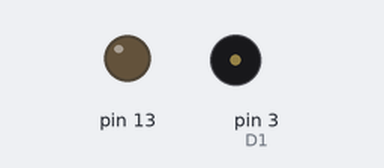
The sketch below on a simulated Arduino Nano, built with avr-gcc and run on an emulated ATmega328P. Shown: output pins drawn as LEDs (lit = HIGH), buzzer (waves = sounding).

Above: at 0.1 s.
At 39.1 s:
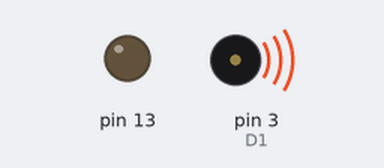
Timing chart, 0 to 40.0 s (numbered marks = the images above):
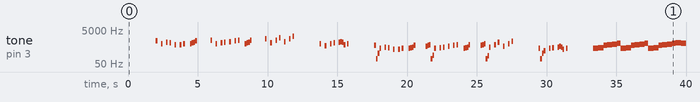

Measured:
- by itself, tone on pin 3 (D1): plays 1175 Hz for 0.12 s, 784 Hz for 0.12 s, 932 Hz for 0.12 s, 880 Hz for 0.12 s, 698 Hz for 0.12 s, 698 Hz for 0.12 s … (108 notes in this stretch)

The sketch:

sketch_jan29a.ino
```cpp
#include "pitches.h"

int pauseBetweenNotes = 4;
int notelength = 120;

const int pitches[] = { 31, 33, 35, 37, 39, 41, 44, 46, 49, 52, 55, 58, 62, 65, 69, 73, 78, 82, 87, 93, 98,
104, 110, 117, 123, 131, 139, 147, 156, 165, 175, 185, 196, 208, 220, 233, 247, 262, 277, 294, 311, 330, 349,
370, 392, 415, 440, 466, 494, 523, 554, 587, 622, 659, 698, 740, 784, 831, 880, 932, 988, 1047, 1109, 1175,
1245, 1319, 1397, 1480, 1568, 1661, 1760, 1865, 1976, 2093, 2217, 2349, 2489, 2637, 2794, 2960, 3136, 3322,
3520, 3729, 3951, 4186, 4435, 4699, 4678 };

int pauses[] = { notelength, notelength*2, notelength*3, notelength*4 };

const PROGMEM byte melody1[] = { D6, p2, G5, p2, AS5, p, A5, p2, F5, p2, F5, p, G5, p3,
G5, A5, AS5, D6, p4, p4, DS6, p2, G5, p2, A5, p, AS5, p2, C6, p2, D6, p,
DS6, p3, G5, A5, AS5, DS6, p4, p4, FS6, p2, A5, p2, DS6, p, A6, p2, C6, p2, FS6, p, C7,
p3, p4, p4, p4, G5, p2, D5, p2, G5, p, A5, p2, AS5, C6, AS5, F5, p, G5, p3, p4, p4, p4,

DS5, GS2, GS3, GS4, p2, B4, p, AS4, p2, FS4, p2, FS4, p,
GS4, p3, GS4, AS4, B4, DS5, p4, p2, CS5, DS5, E5, GS2, E3, GS4, p2, AS4, p, B4, p2,
CS5, p2, DS5, p, E5, p3, GS4, AS4, B4, E5, p4, p2, DS5, E5, G5, GS2, DS3, B4, p2,
E5, p, AS5, p2, CS5, p2, G5, p, CS6, p3, p4, p4, p4, GS4, GS2, GS3, DS4, p2, GS4, p, AS4,
p2, B4, CS5, B4, FS4, p, GS4, p3, p4, p4, p4
};

const byte melody3[] = { GS4, A4, DS5, E5, FS5, GS5, GS4, A4, DS5, E5, FS5, GS5,
GS4, A4, DS5, E5, FS5, GS5, A5, GS5, FS5, E5, DS5, A4, GS4, A4, DS5, E5, FS5,
GS5, DS4, E4, FS4, A4, DS5, E5, FS5, GS5, CS4, DS4, E4, A4, DS5, E5, FS5, GS5, FS5, p,
DS5, CS5, DS5, p4 };

byte melody31[] = { CS6, D6, GS5, A4, B3, CS4,
CS6, D6, GS5, A4, B3, CS4,
CS6, D6, GS5, A4, B3, CS4, D4, CS4, B4, A5, GS5, D6,
CS6, D6, GS5, A4, B3, CS4,
GS5, A5, B5, D6, GS5, A4, B3, CS4,
FS5, GS5, A5, D6, GS5, A4, B3, CS4, B4, CS5, B4, CS5, p4
};

byte melody32[] = { FS6, G6, CS6, D5, E4, FS4, FS6, G6, CS6, D5, E4, FS4, FS6, G6,
CS6, D5, E4, FS4, G4, FS4, E5, D6, CS6, G6, FS6, G6, CS6, D5, E4, FS4,
CS6, D6, E6, G6, CS6, D5, E4, FS4, B5, CS6, D6, G6, CS6, D5, E4, FS4,
G4, FS4, E5, D6, CS6, FS6
};

const PROGMEM byte durations3[] = { 3, 3, 2, 3, 3, 2, 3, 3, 2, 3, 3, 2, 3, 3, 2, 3, 3, 2, 3, 3, 2, 3, 3, 2, 3, 3, 2, 3, 3, 2,
1, 1, 1, 3, 2, 3, 3, 2, 1, 1, 1, 3, 2, 3, 3, 2, 5, 0, 1, 1, 4, 0 };

const PROGMEM byte durations31[] = { 3, 3, 2, 3, 3, 2,
3, 3, 2, 3, 3, 2,
3, 3, 2, 3, 3, 2, 3, 3, 2, 3, 3, 2,
3, 3, 2, 3, 3, 2,
1, 1, 1, 3, 2, 3, 3, 2,
1, 1, 1, 3, 2, 3, 3, 2, 6, 1, 1, 4, 0
};

const PROGMEM byte durations32[] = { 3, 3, 2, 3, 3, 2,
3, 3, 2, 3, 3, 2,
3, 3, 2, 3, 3, 2, 3, 3, 2, 3, 3, 2,
3, 3, 2, 3, 3, 2,
1, 1, 1, 3, 2, 3, 3, 2,
1, 1, 1, 3, 2, 3, 3, 2, 3, 3, 2, 3, 3, 2
};

const PROGMEM byte melody4[] = { GS4, CS2, CS3, CS4, CS2, CS3, E4, CS3, DS4, CS2, CS3, B3, CS2, CS3, B3, CS3,
CS4, CS2, CS3, p, CS4, DS4, E4, GS4, p, CS3, CS2, CS3, CS2, CS3, FS4, GS4,
A4, CS2, A2, CS4, CS2, A2, DS4, A2, E4, CS2, A2, FS4, CS2, A2, GS4, A2,
A4, CS2, A2, CS2, CS4, DS4, E4, A4, p, A2, CS2, A2, CS2, A2, GS4, A4,
C5, CS2, GS2, E4, CS2, GS2, A4, GS2, DS5, CS2, GS2, FS4, CS2, GS2, C5, GS2,
FS5, p, CS2, GS2, CS2, GS2, p, GS2, p, CS2, GS2, p, CS2, GS2, p, GS2,
CS4, CS2, CS3, GS3, CS2, CS3, CS4, CS3, DS4, CS2, CS3, E4, FS4, E4, B3, CS3,
CS4, CS2, CS3, p, CS2, CS3, p, CS3, p, CS2, CS3, p, CS2, CS3, p, CS3 };

const PROGMEM byte melody5[] = { DS5, CS2, CS3, GS4, CS2, CS3, CS4, CS2, DS4, CS2, CS3, GS4, CS2, CS3, CS5, CS2,
GS4, CS2, CS3, CS2, CS4, DS4, E4, GS4, CS2, CS3, CS2, FS5, CS2, CS3, GS5, CS2,
A5, CS2, A2, CS5, CS2, A2, DS5, CS2, E5, CS2, A2, FS5, CS2, A2, GS5, CS2,
A5, CS2, A2, CS2, FS4, GS4, A4, CS5, CS2, A2, CS2, FS5, CS2, A2, GS5, A2,
C6, CS2, GS2, GS4, CS2, GS2, C5, GS2, FS5, CS2, GS2, A4, CS2, GS2, DS5, GS2,
A5, CS2, GS2, p, CS2, GS2, p, GS2, p, CS2, GS2, p, CS2, GS2, p, GS2,
CS6, CS2, CS3, CS5, CS2, CS3, GS5, CS3, DS6, CS2, CS3, E5, CS2, CS3, GS5, CS3,
E6, CS2, CS3, p, CS2, CS3, p, CS3, p, CS2, CS3, p, CS2, CS3, p, CS3
};

const PROGMEM byte melody6[] = {
DS6, GS2, GS3, E6, GS2, GS3, AS5, GS3, B4, GS2, GS3, CS4, GS2, GS3, DS4, p,
DS7, p2, E7, p2, AS6, p, B5, p2, CS5, p2, DS5, p,
DS6, GS2, E3, E6, GS2, GS3, AS5, B3, B4, GS2, E3, CS4, GS2, E3, DS4, p,
E5, p2, DS5, p2, CS6, p, B6, p2, AS6, p2, E7, p,
DS6, GS2, DS3, E6, GS2, G3, AS5, AS3, B4, GS2, DS3, CS4, GS2, DS3, DS4, p,
AS6, B6, CS7, E7, p2, AS6, p, B5, p2, CS5, p2, DS5, p,
GS5, AS5, B5, E6, GS2, GS3, AS5, GS3, B4, GS2, GS3, CS4, GS2, GS3, DS4, p,
B4, p2, AS4, p2, CS6, p, B6, p2, AS6, p2, E7, p,

GS4, GS1, GS3, A4, GS2, GS3, DS5, C4, E5, GS2, DS4, FS5, GS2, FS4, GS5, GS3,
GS4, FS1, A3, FS2, FS4, GS4, A4, E5, A3, FS2, CS4, E4, FS2, A3, CS4, A3,
FS4, B1, A3, A4, B2, B3, DS5, DS4, E5, B2, FS4, FS5, B2, A4, GS5, B3,
E5, GS1, E3, GS2, GS4, A4, B4, FS5, E3, GS2, GS3, B3, GS2, E3, GS3, E3,
GS4, CS2, A3, A4, CS3, A3, DS5, CS4, E5, CS3, E4, FS5, CS3, CS5, GS5, A3,
GS4, FS1, A3, FS2, FS4, GS4, A4, E5, A3, FS2, CS4, E4, FS2, A3, CS4, A3,
FS4, B1, A3, A4, B2, B3, DS5, DS4, E5, B2, FS4, FS5, B2, A4, GS5, B3,
A5, E2, E4, E3, GS4, A4, B4, A5, E4, E3, GS4, B4, E3, E4, GS4, E4
};

const byte melody7[] {
GS6, A6, DS6, E5, FS4, GS4, A3, CS5, DS5, E5, A5, FS6, GS6, A6, DS5, E5, FS5,
A5, GS5, DS4, GS4, B4, DS5, E5, GS6, A6, DS6, E5, FS4, GS4,
A3, FS4, GS4, A4, A5, FS6, GS6, A6, DS5, E5, FS5, A5, GS5, C5, CS5, DS5, A5, GS5,
p4, p4, p4, p4
};

const PROGMEM byte durations7[] {
3, 3, 2, 3, 3, 2,  4, 1, 1, 1, 9,
3, 3, 2, 3, 3, 2,  2, 2, 1, 1, 1, 4, 5,
3, 3, 2, 3, 3, 2,  4, 1, 1, 1, 9,
3, 3, 2, 3, 3, 2,  2, 2, 1, 1, 1, 4, 5, 0, 0, 0, 0
};

const PROGMEM byte melody8[] {
GS3, DS4, GS4, DS5, DS5, DS4, GS4, DS5,
DS5, DS4, GS4, DS5, DS5, DS4, GS4, DS5,
E5, DS4, GS4, E5, E5, DS4, GS4, E5,
E5, CS4, GS4, E5, E5, CS4, GS4, E5,
GS3, CS4, GS4, AS4, GS3, CS4, GS4, AS4,
GS3, CS4, GS4, CS5, GS3, CS4, GS4, CS5,
GS3, DS4, GS4, DS5, GS3, DS4, GS4, DS5,
GS3, DS4, GS4, DS5, GS3, DS4, GS4, DS5
};

const PROGMEM byte melody9[] {
F6, p2, AS5, p2, DS5, p, F5, p2, AS5, p2, DS6, p,
AS5, p3, DS5, F5, FS5, AS5, p3, GS6, p2, AS6, p,
B6, p2, DS6, p2, F6, p, FS6, p2, GS6, p2, AS6, p,
B6, p3, GS5, AS5, B5, DS6, p3, GS5, p2, AS5, p,
D6, p2, B4, p2, D5, p, GS5, p2, B4, p2, F5, p,
B5, p3, B5, p3, B5, p3, B5, p3,
DS6, p2, DS5, p2, AS5, p, F6, p2, FS5, p2, AS5, p,
FS6, p3, FS6, p3, FS6, p3, FS6, p3,

AS2, GS3, AS3, D4, F4, p, F5, FS5, GS5, p2, AS5, p2, B5, p,
B5, GS3, B3, DS4, FS4, p, DS5, F5, FS5, p2, AS5, p2, B5, p,
B5, B3, CS4, F4, GS4, p, F5, FS5, GS5, p2, AS5, p2, B5, p,
B5, CS4, F4, AS5, AS4, FS5, p2, GS5, p2, AS5, p2, F5, p,
FS5, DS4, FS4, AS4, B4, p, DS5, F5, FS5, p2, AS5, p2, B5, p,
B5, GS3, B3, DS4, FS4, p, DS5, F5, FS5, p2, AS5, p2, F6, p,
F6, CS4, F4, GS4, B4, p, F5, FS5, GS5, p2, AS6, p2, B6, p,
B6, FS3, AS3, AS6, p, FS4, GS6, p, GS6, p2, FS6, p2, F6, p,

GS6, AS3, D4, F4, GS3, AS3, D4, F4, GS3, AS3, D4, F4, GS3, AS3, D4, F4,
GS2, B3, DS4, FS4, GS3, B3, DS4, FS4, GS3, B3, DS4, FS4, GS3, B3, DS4, FS4,
CS2, CS4, F4, GS4, B3, CS4, F4, GS4, B3, CS4, F4, GS4, B3, CS4, F4, GS4,
AS2, F4, FS4, AS4, CS4, F4, FS4, AS4, CS4, F4, FS4, AS4, CS4, F4, FS4, AS4,
DS2, FS4, AS4, B4, DS4, FS4, AS4, B4, DS4, FS4, AS4, B4, DS4, FS4, AS4, B4,
E2, E4, GS4, B4, B3, E4, GS4, B4, B3, E4, GS4, B4, B3, E4, GS4, B4,
AS2, FS4, GS4, B4, D4, F4, GS4, B4, D4, F4, GS4, B4, D4, F4, GS4, B4,
AS3, D4, GS4, B4, p3, B4, p3, B4, p3, p,

F6, DS3, DS4, AS5, DS3, DS4, DS5, DS3, F5, DS4, DS3, AS5, DS3, DS4, DS6, DS3,
AS5, DS3, DS4, DS3, DS5, F5, FS5, AS5, DS3, DS4, DS3, GS6, DS3, DS4, AS6, DS3,
B6, DS3, B3, DS6, DS3, B3, F6, DS3, FS6, DS3, B3, GS6, DS3, B3, AS6, DS3,
B6, DS3, B3, DS3, GS5, AS5, B5, DS6, DS3, B3, DS3, GS5, DS3, B3, AS5, DS3,

D6, DS3, AS3, AS4, DS3, AS3, D5, AS3, GS5, DS3, AS3, B4, DS3, AS3, F5, AS3,
B5, DS3, AS3, p, DS3, AS3, p, AS3, p, DS3, AS3, p, DS3, AS3, p, AS3,
DS6, DS3, DS4, DS5, DS3, DS4, AS5, DS4, F6, DS3, DS4, FS5, DS3, DS4, AS5, DS4,
FS6, DS3, AS3, p, DS3, AS3, p, AS3, p, DS3, AS3, p, DS3, AS3, p, AS3,

F6, AS2, AS3, FS6, AS2, AS3, C6, AS3, CS5, AS2, AS3, DS4, AS2, AS3, F4, AS3,
F6, AS2, AS3, FS6, AS2, AS3, C6, AS3, CS5, AS2, AS3, DS4, AS2, AS3, F4, AS3,
F6, AS2, FS3, FS6, AS2, AS3, C6, CS4, CS5, AS2, FS3, DS4, AS2, AS3, F4, CS4,
FS4, AS2, FS3, F4, AS2, AS3, DS5, CS4, CS6, AS2, FS3, C6, AS2, AS3, FS6, CS4,
F6, AS2, F3, FS6, AS2, A3, C6, C4, CS5, AS2, F3, DS4, AS2, A3, F4, C4,
C6, CS6, DS6, FS6, AS2, A3, C6, C4, CS5, AS2, F3, DS4, AS2, A3, F4, C4,
AS5, C6, CS6, FS6, AS2, AS3, C6, AS3, CS5, AS2, AS3, DS4, AS2, AS3, F4, AS3,
CS4, AS2, AS3, C4, AS2, AS3, DS5, AS3, CS6, AS2, AS3, C6, AS2, AS3, FS6, AS3,

FS6, AS3, F5, AS2, AS3, FS5, AS2, AS3, GS5, AS2, AS3, AS5, AS2, AS3, B5, AS2,
B5, B3, DS5, GS2, B3, F5, GS2, B3, FS5, GS2, B4, AS5, GS2, B3, B5, GS2,
B5, B3, F5, CS3, B3, FS5, CS3, B3, GS5, CS3, GS3, AS5, CS3, GS3, B5, CS3,
B5, AS2, FS3, AS5, AS2, FS3, FS5, AS2, GS5, AS2, FS3, AS5, AS2, FS3, F5, AS2,
FS5, B3, DS5, DS3, B3, F5, DS3, B3, FS5, DS3, B3, AS5, DS3, B3, B5, DS3,
B5, B3, DS5, GS2, B3, F5, GS2, B3, FS5, GS2, B3, AS5, GS2, B3, F6, GS2,
F6, B3, F5, CS3, B3, FS5, CS3, B3, GS5, CS3, B3, AS5, CS3, B3, B5, CS3,
B5, FS2, FS3, AS5, FS2, FS3, GS5, FS3, GS5, FS2, FS3, FS5, FS2, FS3, F5, FS2,
GS5, AS4, F5, AS3, AS4, FS5, AS3, AS4, GS5, AS3, AS4, AS5, AS3, AS4, B5, AS3,
B5, B4, DS5, GS3, B4, F5, GS3, B4, FS5, GS3, B4, AS5, GS3, B4, B5, GS3,
B5, B4, F5, CS4, B4, FS5, CS4, B4, GS5, CS4, B4, AS5, CS4, B4, B5, CS4,
B5, FS4, AS3, AS5, FS4, AS3, FS5, FS4, GS5, AS3, FS4, AS5, AS3, FS4, F5, AS3,

FS5, B4, DS5, DS4, B4, F5, DS4, B4, FS5, DS4, B4, AS5, DS4, B4, B5, DS4,
B5, E4, E5, E3, E4, FS5, E3, E4, GS5, E3, E4, AS5, E3, E4, D6, E3,
D6, B4, F5, AS3, B4, FS5, AS3, B4, GS5, AS3, B4, AS5, AS3, B4, B5, AS3,
B5, AS3, AS4, AS3, AS4, p, AS5, p, AS5, p3, p4,
p4, p4, p4, p4,

DS5, B2, B3, E5, B2, B3, FS5, B3, B5, B2, B3, CS6, B2, B3, DS6, B3,
AS4, FS3, FS4, FS3, AS4, B4, CS5, FS5, FS4, FS3, FS4, CS6, FS3, FS4, DS6, FS3,
DS5, G3, G4, E5, G3, G4, AS5, G4, B5, G3, G4, CS6, G3, G4, DS6, G4,
B5, GS3, GS4, GS3, B4, CS5, DS5, GS5, GS4, GS3, GS4, CS6, GS3, GS4, DS6, GS4,
E6, E3, E4, DS6, E3, E4, E5, E4, FS5, E3, E4, B5, E3, E4, CS6, E4,
B5, B2, B3, B2, DS5, E5, FS5, B5, B2, B3, B2, DS6, B2, B3, E6, B3,
CS6, FS3, FS4, AS5, FS3, FS4, FS5, FS4, CS5, FS3, FS5, AS5, CS6, DS6, E6, FS4,
DS6, B2, B3, B4, B2, B3, B4, B3, B4, B2, B3, B4, B2, B3, B4, B3
};

const byte melody10[] = {
E5, DS5, E4, FS4, B4, CS5, AS3, AS3, B3, CS4, FS4, AS4, DS5,
DS4, E4, AS4, B4, CS5, DS5, B4, B3, CS4, DS4, GS4, CS5, DS5,
E5, DS5, E4, FS4, B4, CS5, B4, DS4, E4, FS4, B4, DS5, E5,
CS5, AS4, FS4, CS4, FS4, GS4, AS4, B4, CS5, B4, p2, p4, p4
};

const PROGMEM byte durations10[] = {
3, 3, 2, 3, 3, 2,  4, 1, 1, 1, 4, 3, 2,
3, 3, 2, 3, 3, 2,  4, 1, 1, 1, 4, 3, 2,
3, 3, 2, 3, 3, 2,  4, 1, 1, 1, 4, 3, 2,
3, 3, 2, 2, 1, 1, 1, 1, 2,  6, 0, 0, 0
};

const PROGMEM byte melody11[] = {
C5, E4, G4, CS5, p2, G5, p, GS5, p2, AS5, p2, C6, p,
CS5, CS4, F4, GS4, F4, G4, GS4, CS5, p4, p4,
AS4, DS4, G4, C5, p2, CS5, p, G5, p2, GS5, p2, AS5, p,
CS6, G4, C6, C5, G4, C5, DS5, G5, p3, GS5, p4,
CS5, GS4, C5, F5, p2, G5, p, GS5, p2, AS5, p2, C6, p,
CS5, CS4, F4, GS4, F4, G4, GS4, CS5, p4, p4,
AS4, G4, AS4, C5, p2, CS5, p, G5, p2, GS5, p2, AS5, p,
CS6, C4, C6, GS4, DS5, GS5, AS5, CS6, p3, C6, p4,

CS6, C4, DS4, C6, p2, CS5, p, DS5, p2, GS5, p2, AS5, p,
G4, G3, AS3, DS4, G4, GS4, AS4, DS5, p4, p4,
C5, G3, AS3, CS5, p2, G5, p, GS5, p2, AS5, p2, C6, p,
GS5, GS3, C4, F4, GS4, AS4, C5, F5, p4, p4,
CS6, F3, GS3, C6, p2, CS5, p, DS5, p2, GS5, p2, AS5, p,
GS5, C4, DS4, GS4, C5, CS5, DS5, GS5, p3, C6, p2, CS6, p,
AS5, G3, AS3, G5, p2, DS5, p3, DS5, F5, G5, GS5, AS5, p,
GS5, GS3, C4, DS4, GS4
};

void melodyProgression(byte* arr, int size) {
  for (int i=0; i<size; i++) {
    byte thatbyte = pgm_read_byte_near(arr + i);

    if (thatbyte < 100) {
        tone(3, pitches[thatbyte]);
        delay(notelength);
        noTone(3);
        delay(pauseBetweenNotes);
    } else {
      delay(pauses[thatbyte-100] + pauseBetweenNotes);
    }
  }
}

void melodyDurations(byte* arr, byte* durs, int size) {
  for (int i=0; i<size; i++) {
    if (arr[i] < 100) {
        tone(3, pitches[arr[i]]);
        delay(notelength * pgm_read_byte_near(durs + i));
        noTone(3);
        delay(pauseBetweenNotes);
    } else {
      delay(pauses[arr[i]-100] + pauseBetweenNotes);
    }
  }
}

void setup() {
  pinMode(3, OUTPUT);
  pinMode(13, OUTPUT);

  digitalWrite(13, LOW);
  delay(2000);

  melodyProgression(melody1, sizeof(melody1));

  pauseBetweenNotes = 1;
  notelength = 123;

  melodyDurations(melody3, durations3, sizeof(melody3));
  melodyDurations(melody31, durations31, sizeof(melody31));

  pauseBetweenNotes = 4;
  notelength = 120;

  melodyProgression(melody4, sizeof(melody4));
  melodyProgression(melody5, sizeof(melody5));

  pauseBetweenNotes = 1;
  notelength = 123;

  // транспонируем в рантайме
  int s = sizeof(melody31); int a01 = 5; int a02 = 12; int a1 = s-22; int a2 = s-13; int a3 = s-6;
  for (int i=0; i<s; i++) {
    if (melody31[i] >=100) continue; // for pauses
    if ((i > a1 && i < a2) || i > a3 || (i > a01 && i < a02)) {
      melody31[i] += 5;
    } else melody31[i] -= 7;
  }

  melodyDurations(melody31, durations31, sizeof(melody31));
  melodyDurations(melody32, durations32, sizeof(melody32));

  pauseBetweenNotes = 4;
  notelength = 120;

  melodyProgression(melody6, sizeof(melody6));
  melodyDurations(melody7, durations7, sizeof(melody7));
  notelength*=2; notelength += pauseBetweenNotes;
  melodyProgression(melody8, sizeof(melody8));

  notelength -= pauseBetweenNotes; notelength /=2;
  melodyProgression(melody9, sizeof(melody9));
  melodyDurations(melody10, durations10, sizeof(melody10));
  melodyProgression(melody11, sizeof(melody11));
}

void loop() {
}
```

pitches.h
```cpp
#define B0  0
#define C1  1
#define CS1 2
#define D1  3
#define DS1 4
#define E1  5
#define F1  6
#define FS1 7
#define G1  8
#define GS1 9
#define A1  10
#define AS1 11
#define B1  12
#define C2  13
#define CS2 14
#define D2  15
#define DS2 16
#define E2  17
#define F2  18
#define FS2 19
#define G2  20
#define GS2 21
#define A2  22
#define AS2 23
#define B2  24
#define C3  25
#define CS3 26
#define D3  27
#define DS3 28
#define E3  29
#define F3  30
#define FS3 31
#define G3  32
#define GS3 33
#define A3  34
#define AS3 35
#define B3  36
#define C4  37
#define CS4 38
#define D4  39
#define DS4 40
#define E4  41
#define F4  42
#define FS4 43
#define G4  44
#define GS4 45
#define A4  46
#define AS4 47
#define B4  48
#define C5  49
#define CS5 50
#define D5  51
#define DS5 52
#define E5  53
#define F5  54
#define FS5 55
#define G5  56
#define GS5 57
#define A5  58
#define AS5 59
#define B5  60
#define C6  61
#define CS6 62
#define D6  63
#define DS6 64
#define E6  65
#define F6  66
#define FS6 67
#define G6  68
#define GS6 69
#define A6  70
#define AS6 71
#define B6  72
#define C7  73
#define CS7 74
#define D7  75
#define DS7 76
#define E7  77
#define F7  78
#define FS7 79
#define G7  80
#define GS7 81
#define A7  82
#define AS7 83
#define B7  84
#define C8  85
#define CS8 86
#define D8  87
#define DS8 88

// for rests
#define p 100
#define p2 101
#define p3 102
#define p4 103
```
